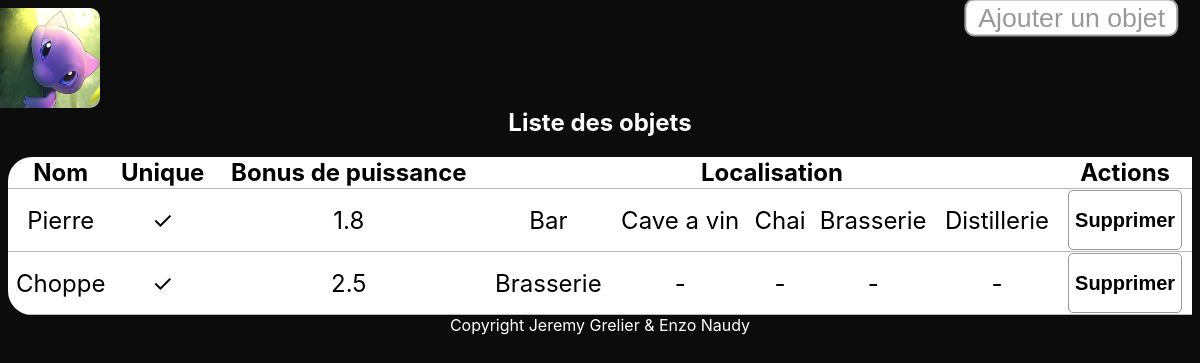
The page /Site/objets.php on the database its author committed.
### tables this page shows
CREATE TABLE IF NOT EXISTS `OBJET` (
  `IdObjet` int(11) NOT NULL AUTO_INCREMENT,
  `NomObjet` text NOT NULL,
  `BonusPuissance` float NOT NULL,
  `IsUnique` tinyint(1) NOT NULL,
  PRIMARY KEY (`IdObjet`)
);

CREATE TABLE IF NOT EXISTS `LOCALISATION` (
  `IdObjet` int(11) NOT NULL,
  `IdZone` int(11) NOT NULL,
  PRIMARY KEY (`IdObjet`,`IdZone`),
  KEY `IdZone` (`IdZone`)
);

CREATE TABLE IF NOT EXISTS `ZONE` (
  `IdZone` int(11) NOT NULL AUTO_INCREMENT,
  `NomZone` text NOT NULL,
  PRIMARY KEY (`IdZone`)
);

### Site/objets.php (the view, shortened to what this page needs)
<!DOCTYPE html>
<html>
<head>
  <link rel="stylesheet" href="css/monsite.css" />
</head>
<body>
  <?php include "topnav.php" ?>
  <div class="listeEspece">
    <h2>Liste des objets</h2>
    <?php
    include "connect.php";  ?>
    <table>
      <tr>
        <th>Nom</th>
        <th>Unique</th>
        <th>Bonus de puissance</th>
        <th colspan="5">Localisation</th>
        <th>Actions</th>
      </tr>
      <?php
      $requete = "select * from OBJET order by OBJET.IdObjet asc";
      if ($res = $dbh->query($requete))
        $objets =  $res->fetchAll();
      foreach ($objets as $objet) {
        echo '<td>' . $objet['NomObjet'] . '</td>';
        echo '<td>';
        ($objet['IsUnique'] == 1) ?  $a = '✓' : $a = 'X';
        echo $a . '</td>';
        echo '<td>' . $objet['BonusPuissance'] . '</td>';
        $requete2 = "select * from LOCALISATION, ZONE where LOCALISATION.IdObjet = ".$objet['IdObjet']." and LOCALISATION.IdZone = ZONE.IdZone order by ZONE.IdZone asc";
        if ($res2 = $dbh->query($requete2))
          $zones = $res2->fetchAll();
        foreach ($zones as $zone) {
          echo '<td>' . $zone['NomZone'] . '</td>';
        }
        if (count($zones) < 5) {
          for ($i = 0; $i < 5 - count($zones); $i++) {
            echo '<td>-</td>';
          }
        }
        echo '<td><form method="post" action="./delete/deleteObjet.php">
                      <button type="submit" name="btnEnvoiForm" title="Envoyer"><h2 style="color:black">Supprimer</h2></button>
                      <input type="hidden" name="id" value="' . $objet['IdObjet'] . '"/>
                      <input type="hidden" name="name" value="' . $objet['NomObjet'] . '"/>
                    </form></td>';
      }
      ?>
    </table>
    <button id="openModal">Ajouter un objet</button>
  </div>
  <?php include "footer.php" ?>
</body>
</html>

### Site/css/monsite.css (style rules this page uses)
h2 { color: white; }
body { background-image: url('../assets/background.jpg'); background-color: #0c0c0c; font-family: -apple-system, BlinkMacSystemFont, 'Segoe UI', Roboto, Oxygen, Ubuntu, Cantarell, 'Open Sans', 'Helvetica Neue', sans-serif; position: relative; align-content: center; align-items: center; justify-content: center; text-align: center; scroll-behavior: smooth; background-repeat: no-repeat; background-size: cover; }
button { background-color: white; border: 1px solid #999999; color: #999999; border-radius: 5px; }
#openModal { position: absolute; top: 0; right: 5em; scale: 2; }
.listeEspece { margin-top: 100px; }
table { width: 100%; border-collapse: collapse; border-radius: 1em; overflow: hidden; position: relative; display: table; background-color: white; margin: 0 auto; font-size: x-large; border-bottom-right-radius:0 ; border-top-right-radius: 0; }
.listeEspece tr { padding-bottom: 1%; border-bottom: 1px solid #bdb7b2; }

### rows shown on the page
objet: NomObjet "Pierre", a "✓", BonusPuissance "1.8"
localisation: IdZone.NomZone "Bar"
localisation: IdZone.NomZone "Cave a vin"
localisation: IdZone.NomZone "Chai"
localisation: IdZone.NomZone "Brasserie"
localisation: IdZone.NomZone "Distillerie"
objet: NomObjet "Choppe", a "✓", BonusPuissance "2.5"
localisation: IdZone.NomZone "Brasserie"
